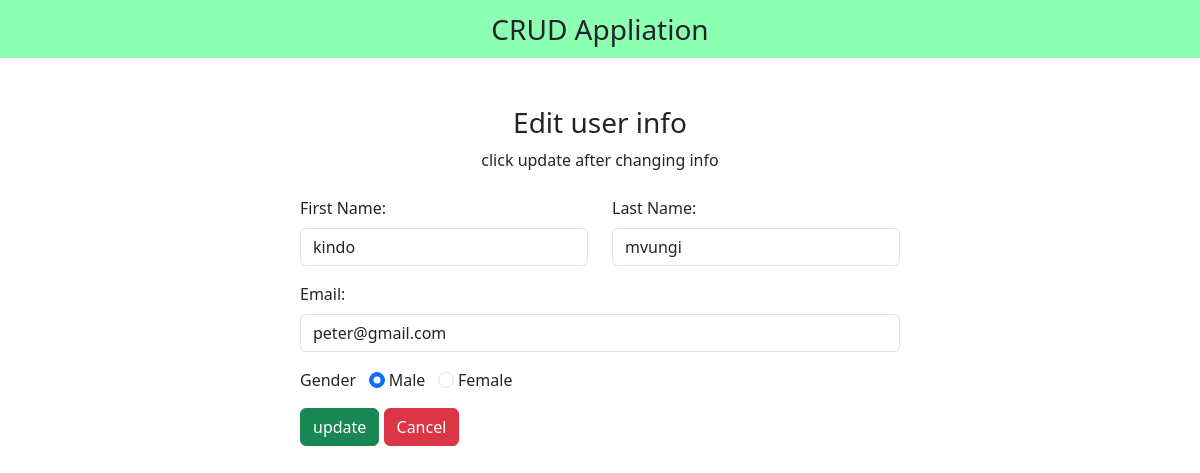
Screenshot of /edit.php?id=16 with the database file from the repository.
### tables this page shows
CREATE TABLE `crud` (
  `id` int(11) NOT NULL,
  `first_name` varchar(100) NOT NULL,
  `last_name` varchar(100) NOT NULL,
  `email` varchar(100) NOT NULL,
  `gender` varchar(100) NOT NULL
);

### edit.php (the view, shortened to what this page needs)
<?php
include "db_conn.php";
$id =$_GET['id'];
?>
<!DOCTYPE html>
<html lang="en">
<head>
    <link href="https://cdn.jsdelivr.net/npm/bootstrap@5.3.3/dist/css/bootstrap.min.css" rel="stylesheet"
>
    <link rel="stylesheet" href="https://cdnjs.cloudflare.com/ajax/libs/font-awesome/6.5.2/css/all.min.css"
 />
</head>
<body>
    <nav class="navbar navbar-light justify-content-center fs-3 mb-5"
    style="background-color: #00ff5573;">
        CRUD Appliation
    </nav>
    <div class="container">
        <div class="text-center mb-4">
            <h3>Edit user info</h3>
            <p class="text-muted>">click update after changing info</p>
        </div>
        <?Php
        $sql = "SELECT *FROM `crud` WHERE `id`='$id' LIMIT 1";
        $result=mysqli_query($conn, $sql);
        $row=mysqli_fetch_assoc($result);
        ?>
        <div class="container d-flex justify-content-center">
            <form action="" method="post" style="width:50vw; min-width:300px;">
            <div class="row mb-3">
            <div class="col">
                <label class="form-label">First Name:</label>
                <input type="text" class="form-control" name="first_name"
                value="<?php echo $row['first_name']?>">
            </div>
            <div class="col">
                <label class="form-label">Last Name:</label>
                <input type="text" class="form-control" name="last_name"
                value="<?php echo $row['last_name']?>">
             </div>
             </div>
             <div class="mb-3">
             <label class="form-label">Email:</label>
                <input type="email" class="form-control" name="email"
                value="<?php echo $row['email']?>">
            </div>
            <div class="form-group mb-3">
                <label>Gender</label> &nbsp;
                <input type="radio" class="form-check-input" name="gender"
                id="male" value="male"<?php echo ($row['gender']=='male')?
                "checked":""; ?>>
                <label for="male" class="form-input-label">Male</label>
                <input type="radio" class="form-check-input" name="gender"
                id="female" value="female"<?php echo ($row['gender']=='female')?
                "checked":""; ?>>
                <label for="female" class="form-input-label">Female</label>
            </div>
            <div>
                <button type="submit" class="btn btn-success" name="submit">update
                    </button>
                    <a href="index.php" class="btn btn-danger" >Cancel</a>
            </div>
        </form>
        </div>
    </div>
</body>
</html>

### rows the page displays
crud: first_name "kindo", last_name "mvungi", email "peter@gmail.com", gender "☑ Male", gender "☐ Female"
